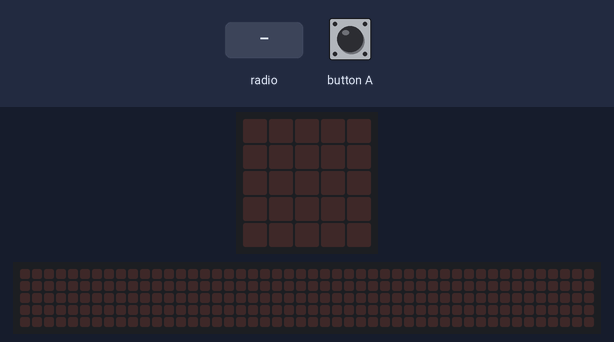
The program below on a simulated BBC micro:bit running MicroPython. Shown: the board's 5×5 LED display, a strip that is not on the board, showing the scrolling text unrolled. The inputs (shaded band) are chosen by the test bench. No radio messages arrive unless stated (any console line starting 'radio sent:' is added by the test bench); the 48×5 strip is a reading aid, not a part: it shows the text the display is scrolling, unrolled, one strip-width of it at a time; what the program prints to the serial console is not drawn.

Above: at 1.2 s.
1.3 s: radio message "Hello" arrives
At 1.32 s:
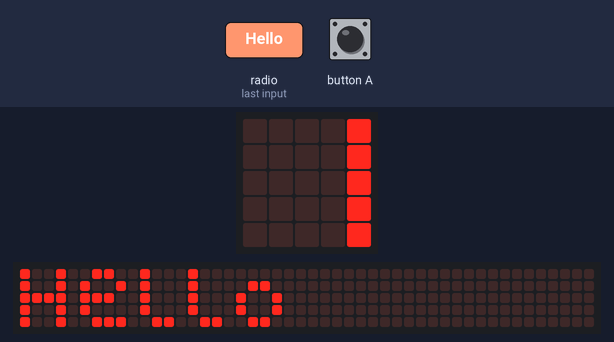
At 1.74 s:
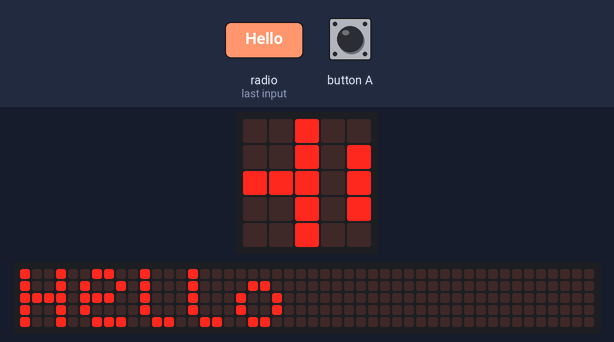
4.3 s: button A pressed for 0.15 s
Timing chart, 0 to 7.3 s (numbered marks = the images above; inputs shaded):
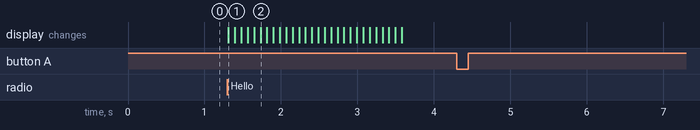

Measured:
- after the input at 1.3 s, the display: changes at once (image 1)
- after the input at 4.3 s, every drawn part: stays the same

The program:

microbit_radio_hello.py
```python
from microbit import *
import radio


radio.config(channel=42)
radio.on()


while True:
    sleep(20)
    if button_a.was_pressed():
        radio.send("Hello")
    msg = radio.receive()
    if msg:
        display.scroll(msg, 80, wait=False)
```
